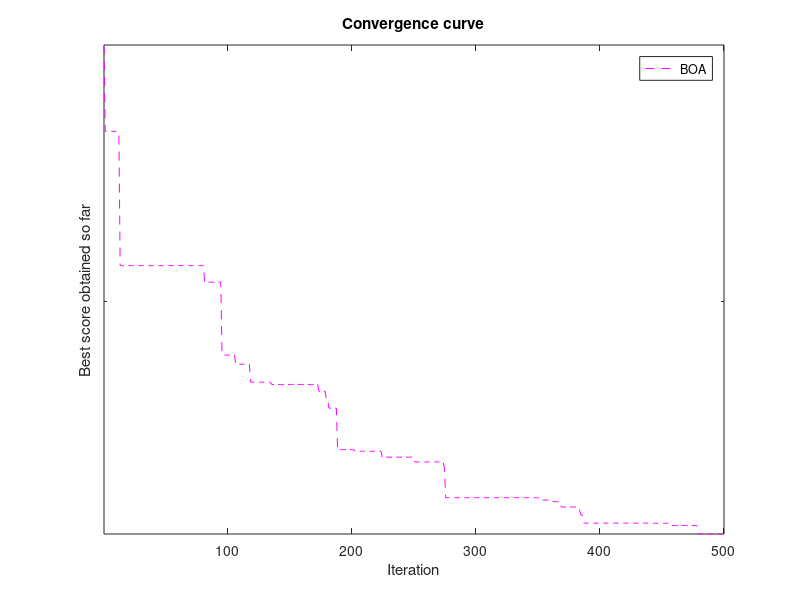

Here is the MATLAB script that generated this plot:
% --------------------------------------------------------------------% 
% Flower pollenation algorithm (FPA), or flower algorithm             %
% Programmed by Xin-She Yang @ May 2012                               % 
% --------------------------------------------------------------------%

%%%%%%%%%%%%%%%%%%%%%%%%%%%%%%%%%%%%%%%%%%%%%%%%%%%%%%%%%%%%%%%%%%%%%%%
% Notes: This demo program contains the very basic components of      %
% the flower pollination algorithm (FPA), or flower algorithm (FA),   % 
% for single objective optimization.    It usually works well for     %
% unconstrained functions only. For functions/problems with           % 
% limits/bounds and constraints, constraint-handling techniques       %
% should be implemented to deal with constrained problems properly.   %
%                                                                     %   
% Citation details:                                                   % 
%1)Xin-She Yang, Flower pollination algorithm for global optimization,%
% Unconventional Computation and Natural Computation,                 %
% Lecture Notes in Computer Science, Vol. 7445, pp. 240-249 (2012).   %
%2)X. S. Yang, M. Karamanoglu, X. S. He, Multi-objective flower       %
% algorithm for optimization, Procedia in Computer Science,           %
% vol. 18, pp. 861-868 (2013).                                        %
%%%%%%%%%%%%%%%%%%%%%%%%%%%%%%%%%%%%%%%%%%%%%%%%%%%%%%%%%%%%%%%%%%%%%%%

function [best,fmin,N_iter]=fpa_demo(para)
% Default parameters
if nargin<1,
   para=[30 0.8];
end

n=para(1);           % Population size, typically 10 to 25
p=para(2);           % probabibility switch

% Iteration parameters
N_iter=500;            % Total number of iterations

% Dimension of the search variables
d=30;
Lb=-2*ones(1,d);
Ub=2*ones(1,d);

% Initialize the population/solutions
for i=1:n,
  Sol(i,:)=Lb+(Ub-Lb).*rand(1,d);
  Fitness(i)=Fun(Sol(i,:));
end

% Find the current best
[fmin,I]=min(Fitness);
best=Sol(I,:);
S=Sol; 

% Start the iterations -- Flower Algorithm 
for t=1:N_iter,
        % Loop over all bats/solutions
        for i=1:n,
          % Pollens are carried by insects and thus can move in
          % large scale, large distance.
          % This L should replace by Levy flights  
          % Formula: x_i^{t+1}=x_i^t+ L (x_i^t-gbest)
          if rand>p,
          %% L=rand;
          L=Levy(d);
          dS=L.*(Sol(i,:)-best);
          S(i,:)=Sol(i,:)+dS;
          
          % Check if the simple limits/bounds are OK
          S(i,:)=simplebounds(S(i,:),Lb,Ub);
          
          % If not, then local pollenation of neighbor flowers 
          else
              epsilon=rand;
              % Find random flowers in the neighbourhood
              JK=randperm(n);
              % As they are random, the first two entries also random
              % If the flower are the same or similar species, then
              % they can be pollenated, otherwise, no action.
              % Formula: x_i^{t+1}+epsilon*(x_j^t-x_k^t)
              S(i,:)=S(i,:)+epsilon*(Sol(JK(1),:)-Sol(JK(2),:));
              % Check if the simple limits/bounds are OK
              S(i,:)=simplebounds(S(i,:),Lb,Ub);
          end
          
          % Evaluate new solutions
           Fnew=Fun(S(i,:));
          % If fitness improves (better solutions found), update then
            if (Fnew<=Fitness(i)),
                Sol(i,:)=S(i,:);
                Fitness(i)=Fnew;
           end
           
          % Update the current global best
          if Fnew<=fmin,
                best=S(i,:)   ;
                fmin=Fnew   ;
          end
        end
        % Display results every 100 iterations
        if round(t/100)==t/100,
        best
        fmin
        end
        cg_curve(t)=fmin
end

% Output/display
disp(['Total number of evaluations: ',num2str(N_iter*n)]);
disp(['Best solution=',num2str(best),'   fmin=',num2str(fmin)]);

  semilogy(1:N_iter,cg_curve,'--m')
  title('Convergence curve')
  xlabel('Iteration');
  ylabel('Best score obtained so far');


axis tight
grid off
box on
legend('BOA')
hold on



% Application of simple constraints
function s=simplebounds(s,Lb,Ub)
  % Apply the lower bound
  ns_tmp=s;
  I=ns_tmp<Lb;
  ns_tmp(I)=Lb(I);
  
  % Apply the upper bounds 
  J=ns_tmp>Ub;
  ns_tmp(J)=Ub(J);
  % Update this new move 
  s=ns_tmp;


% Draw n Levy flight sample
function L=Levy(d)
% Levy exponent and coefficient
% For details, see Chapter 11 of the following book:
% Xin-She Yang, Nature-Inspired Optimization Algorithms, Elsevier, (2014).
beta=3/2;
sigma=(gamma(1+beta)*sin(pi*beta/2)/(gamma((1+beta)/2)*beta*2^((beta-1)/2)))^(1/beta);
    u=randn(1,d)*sigma;
    v=randn(1,d);
    step=u./abs(v).^(1/beta);
L=0.01*step; 




% Objective function and here we used Rosenbrock's 3D function
function z=Fun(u)
% z=(1-u(1))^2+100*(u(2)-u(1)^2)^2+100*(u(3)-u(2)^2)^2;


%Ackely  
 dim=30;
 z=0;
 for i=1:dim
     z1=-20*exp(-0.2*sqrt(sum(u(i).^2)/dim))-exp(sum(cos(2*pi*u(i)))/dim)+20+exp(1);
    z=z+z1;
 end
